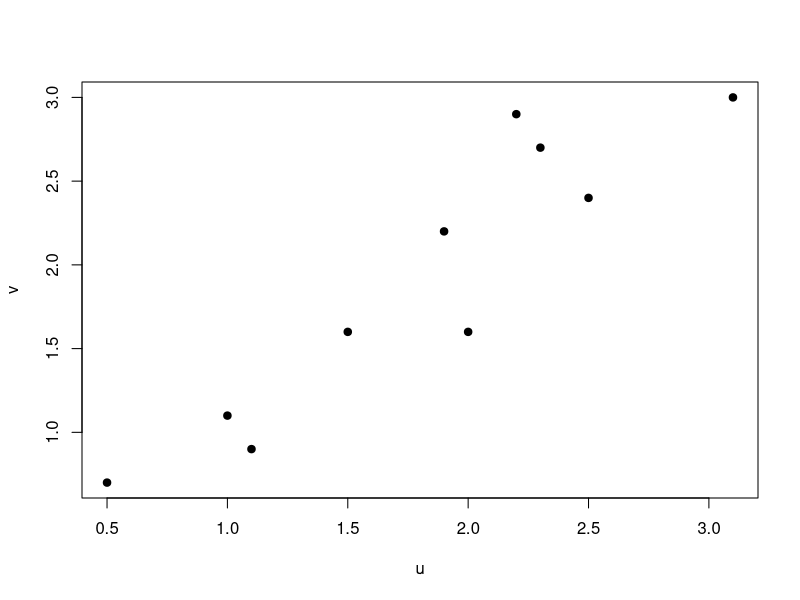
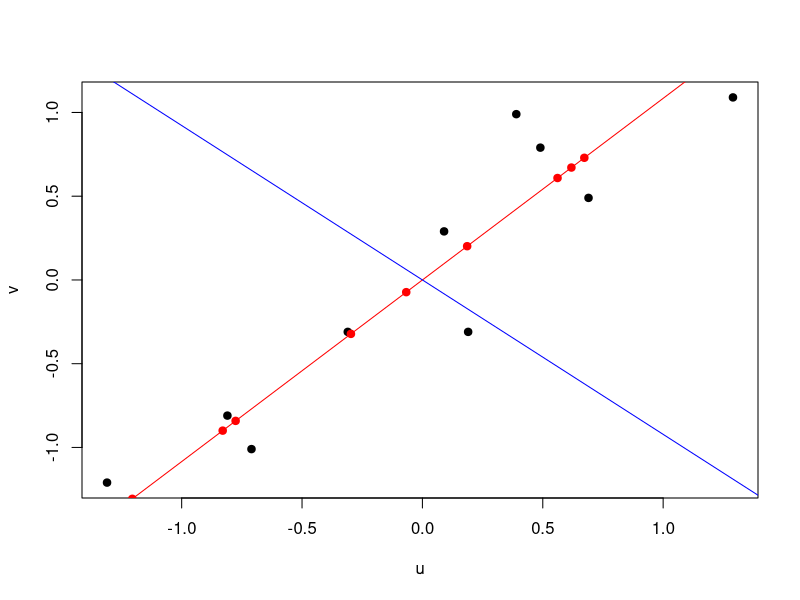
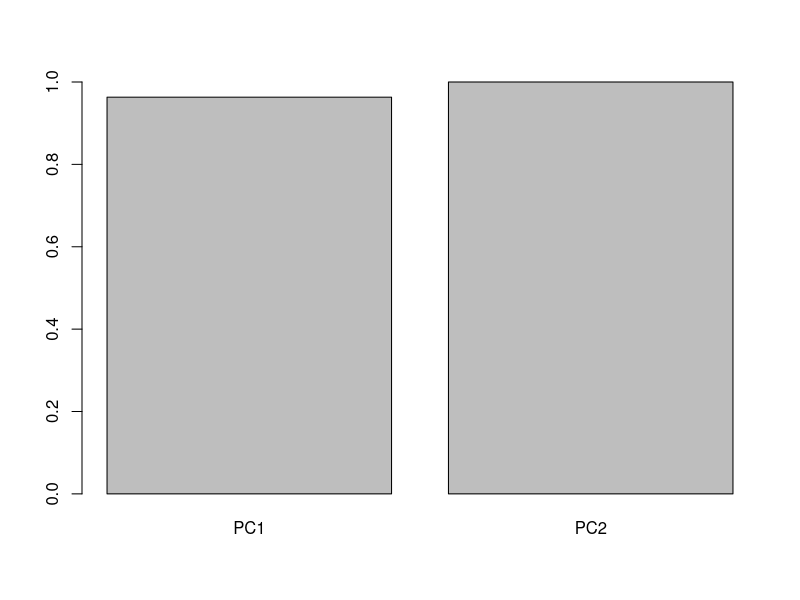
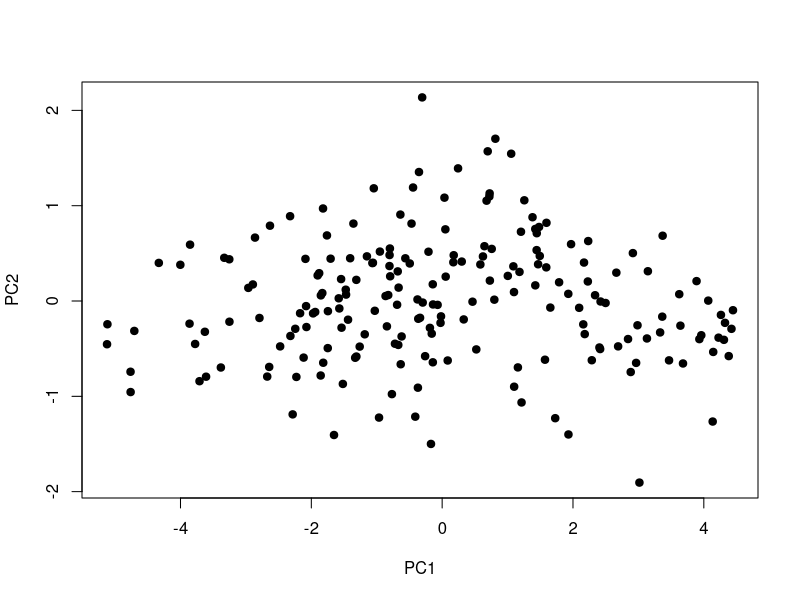
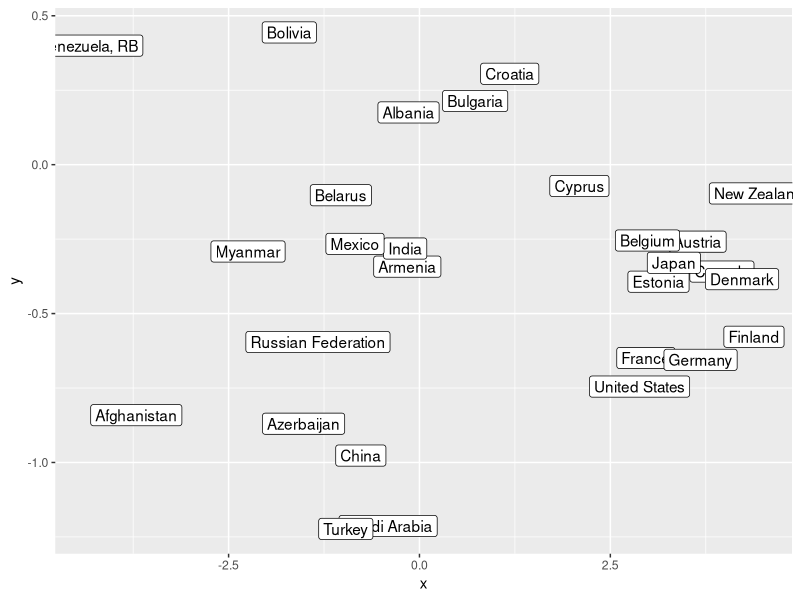
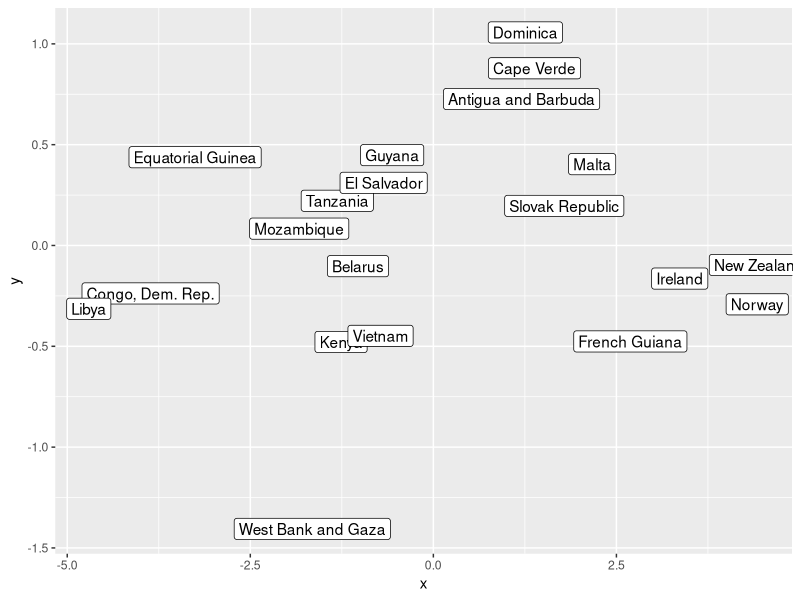

Source code (R) for these figures, in order:
# Load libraries
library(tidyverse)

# Define and plot data
u <- c(2.5, 0.5, 2.2, 1.9, 3.1, 2.3, 2, 1, 1.5, 1.1)
v <- c(2.4, 0.7, 2.9, 2.2, 3.0, 2.7, 1.6, 1.1, 1.6, 0.9)
plot(u, v, pch = 19)

# Check means and adjust so that data has mean zero
mean(u)
mean(v)
u <- u - mean(u)
v <- v - mean(v)
summary(u)
summary(v)
plot(u, v, pch = 19)

# Create covariance matrix
m <- matrix(c(cov(u, u), cov(u, v), cov(v, u),cov(v, v)),nrow=2,ncol=2,byrow=TRUE,dimnames=list(c("u","v"),c("u","v")))
# Note: m is symmetric and positive definite
m
# This means all eigenvalues are positive and
# Eigenbasis is orthogonal

# Calculate eigenvectors and eigenvalues
e <- eigen(m)
v1 <- e$vectors[,1]
v2 <- e$vectors[,2]

# Show that they are orthogonal
sum(v1*v2)

# Plot eigendirections
abline(0,v1[2]/v1[1],col="red")
abline(0,v2[2]/v2[1],col="blue")

# See which direction is most important
lambda1 <- e$values[1]
lambda2 <- e$values[2]
lambda1/(lambda1+lambda2)
lambda2/(lambda1+lambda2)

# Express data in the basis of v1, v2
V <- cbind(v1,v2)
solve(V) %*% rbind(u,v)
# However, note that solve(V) = t(v), so
t(V) %*% rbind(u,v)
# We usually store this in columns, so I will transpose the whole thing
x <- t(t(V) %*% rbind(u,v))

# Let's keep just first principal component
# That means use the left column
# and interpret it as amount of first eigenvector to take
lowdim <- x[,1] %*% t(V[,1])
points(lowdim,col="red",pch=19)

# Now do it all using prcomp
# prcomp expects observations to be ROWS
U <- cbind(u,v)
pca <- prcomp(U)

# Look at amount of variance explained
summary(pca)
lambda1/(lambda1+lambda2)
lambda2/(lambda1+lambda2)
summary(pca)
importance <- summary(pca)$importance
barplot(importance[3,])

# Look at principal components
pca$x
x

# Look at eigenvectors
pca$rotation
V

# Now an actual cool example
worldbank <- read.csv("worldbank.csv")
X <- worldbank[,2:7]
pca <- prcomp(X)
summary(pca)
plot(pca$x[,1:2],pch=19)
data <- data.frame(country=worldbank$country,x=pca$x[,1],y=pca$x[,2])
keeps <- c("Bolivia","Venezuela, RB","Mexico","United States","Canada","England","France","Germany","Russian Federation","Turkey","Afghanistan","Saudi Arabia","India","Myanmar","China","South Korea","Japan","Russia","New Zealand")
Europe <- c("Albania","Armenia","Austria","Azerbaijan","Belarus","Belgium","Bulgaria","Croatia","Cyprus","Denmark","Estonia","Finland","France")
ggplot(subset(data,country %in% union(keeps,Europe)),aes(x=x,y=y,label=country)) + geom_point() + geom_label()

set.seed(2)
mysample <- sample(1:nrow(data),20)
ggplot(data[mysample,],aes(x=x,y=y,label=country)) + geom_point() + geom_label()
